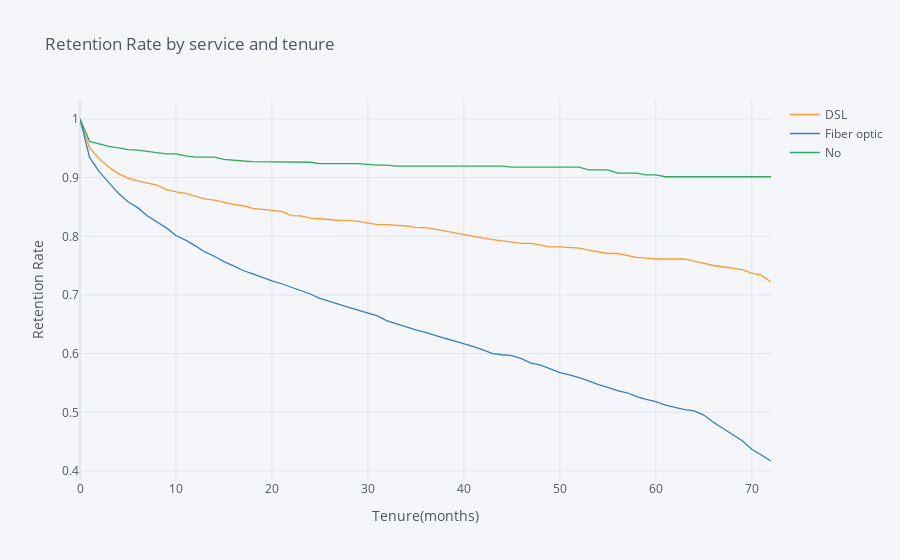

Notebook cell for this chart:
### Code cell
rates=survival(data, 'InternetService', 'tenure', 'ChurnBinary')

rates.iplot(kind='line', xTitle='Tenure(months)', yTitle='Retention Rate',
            title='Retention Rate by service and tenure')
